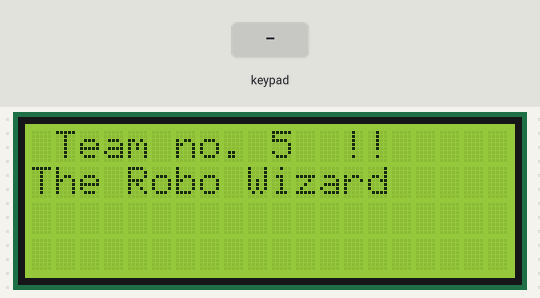
A sketch run on a simulated Arduino Uno, built with avr-gcc and run on an emulated ATmega328P. Shown: 20×4 character LCD. The test bench sets the inputs (shaded band).

Above: at 1.3 s.
1.4 s: keypad keys 9 8 7 6 # pressed 0.4 s apart
At 4.0 s:
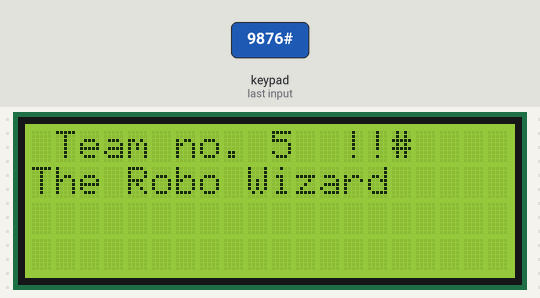
4.9 s: key 'A' pressed
At 6.1 s:
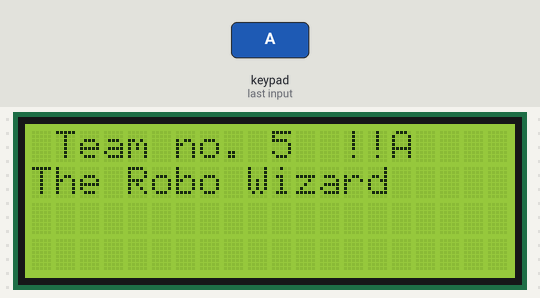
6.4 s: key 'B' pressed
7.9 s: keypad keys 9 8 7 6 * pressed 0.4 s apart
At 10.9 s:
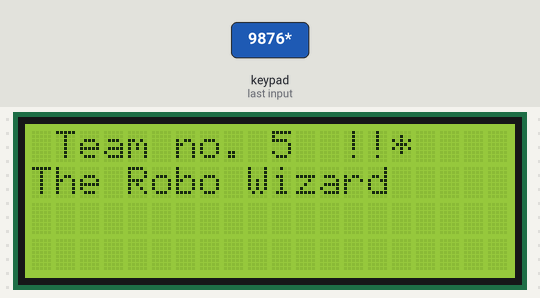
11.4 s: key 'C' pressed
At 12.1 s:
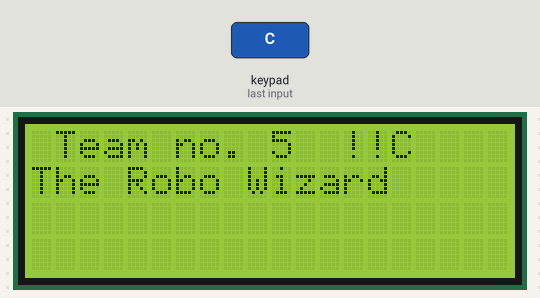
12.9 s: keypad keys 9 8 7 6 D pressed 0.4 s apart
Timing chart, 0 to 15.9 s (numbered marks = the images above; inputs shaded):
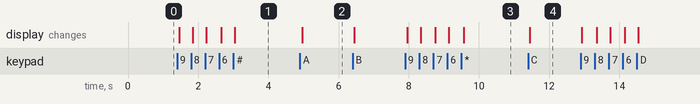

The sketch:

LCD_keyped.ino
```cpp
#include <Keypad.h>
#include <Wire.h>
#include <LiquidCrystal_I2C.h>
LiquidCrystal_I2C lcd(0x27,20,4);
const byte ROWS = 4;
const byte COLS = 4;
char hexaKeys[ROWS][COLS] = {
  {'1','2','3','A'},
  {'4','5','6','B'},
  {'7','8','9','C'},
  {'*','0','#','D'}
};
byte rowPins[ROWS] = {9, 8, 7, 6};
byte colPins[COLS] = {5, 4, 3, 2};
Keypad customKeypad = Keypad( makeKeymap(hexaKeys), rowPins, colPins, ROWS, COLS);
void setup(){
    Serial.begin(9600);
    lcd.init();
    lcd.init();
    lcd.backlight();
}
void loop(){
    char customKey = customKeypad.getKey();
    lcd.setCursor(0,0);
    lcd.print(" Team no. 5  !!");
    if (customKey){
        lcd.setCursor(15,0);
        lcd.println(customKey);
  }
    lcd.setCursor(0,1);
    lcd.print("The Robo Wizard");
}
```

Measured:
- after the input at 1.4 s, the display: first changes after 0.06 s (image 1 shows a later state)
- after the input at 4.9 s, the display: changes after 0.06 s (image 2)
- after the input at 7.9 s, the display: first changes after 0.05 s (image 3 shows a later state)
- after the input at 11.4 s, the display: changes after 0.05 s (image 4)
